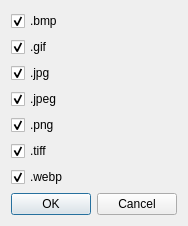
<?xml version="1.0" encoding="UTF-8"?>
<ui version="4.0">
 <class>suffixesDialog</class>
 <widget class="QDialog" name="suffixesDialog">
  <property name="geometry">
   <rect>
    <x>0</x>
    <y>0</y>
    <width>174</width>
    <height>202</height>
   </rect>
  </property>
  <property name="windowTitle">
   <string>Which suffixes?</string>
  </property>
  <layout class="QGridLayout" name="gridLayout">
   <item row="10" column="0">
    <widget class="QDialogButtonBox" name="buttonBox">
     <property name="orientation">
      <enum>Qt::Horizontal</enum>
     </property>
     <property name="standardButtons">
      <set>QDialogButtonBox::Cancel|QDialogButtonBox::Ok</set>
     </property>
    </widget>
   </item>
   <item row="2" column="0">
    <widget class="QCheckBox" name="jpgCheckBox">
     <property name="text">
      <string>.jpg</string>
     </property>
     <property name="checked">
      <bool>true</bool>
     </property>
    </widget>
   </item>
   <item row="1" column="0">
    <widget class="QCheckBox" name="gifCheckBox">
     <property name="text">
      <string>.gif</string>
     </property>
     <property name="checked">
      <bool>true</bool>
     </property>
    </widget>
   </item>
   <item row="7" column="0">
    <widget class="QCheckBox" name="webpCheckBox">
     <property name="text">
      <string>.webp</string>
     </property>
     <property name="checked">
      <bool>true</bool>
     </property>
    </widget>
   </item>
   <item row="0" column="0">
    <widget class="QCheckBox" name="bmpCheckBox">
     <property name="text">
      <string>.bmp</string>
     </property>
     <property name="checked">
      <bool>true</bool>
     </property>
    </widget>
   </item>
   <item row="5" column="0">
    <widget class="QCheckBox" name="pngCheckBox">
     <property name="text">
      <string>.png</string>
     </property>
     <property name="checked">
      <bool>true</bool>
     </property>
    </widget>
   </item>
   <item row="3" column="0">
    <widget class="QCheckBox" name="jpegCheckBox">
     <property name="text">
      <string>.jpeg</string>
     </property>
     <property name="checked">
      <bool>true</bool>
     </property>
    </widget>
   </item>
   <item row="6" column="0">
    <widget class="QCheckBox" name="tiffCheckBox">
     <property name="text">
      <string>.tiff</string>
     </property>
     <property name="checked">
      <bool>true</bool>
     </property>
    </widget>
   </item>
  </layout>
 </widget>
 <tabstops>
  <tabstop>bmpCheckBox</tabstop>
  <tabstop>gifCheckBox</tabstop>
  <tabstop>jpgCheckBox</tabstop>
  <tabstop>jpegCheckBox</tabstop>
  <tabstop>pngCheckBox</tabstop>
  <tabstop>tiffCheckBox</tabstop>
  <tabstop>webpCheckBox</tabstop>
 </tabstops>
 <resources/>
 <connections>
  <connection>
   <sender>buttonBox</sender>
   <signal>accepted()</signal>
   <receiver>suffixesDialog</receiver>
   <slot>accept()</slot>
   <hints>
    <hint type="sourcelabel">
     <x>164</x>
     <y>192</y>
    </hint>
    <hint type="destinationlabel">
     <x>157</x>
     <y>201</y>
    </hint>
   </hints>
  </connection>
  <connection>
   <sender>buttonBox</sender>
   <signal>rejected()</signal>
   <receiver>suffixesDialog</receiver>
   <slot>reject()</slot>
   <hints>
    <hint type="sourcelabel">
     <x>164</x>
     <y>192</y>
    </hint>
    <hint type="destinationlabel">
     <x>173</x>
     <y>201</y>
    </hint>
   </hints>
  </connection>
 </connections>
</ui>
